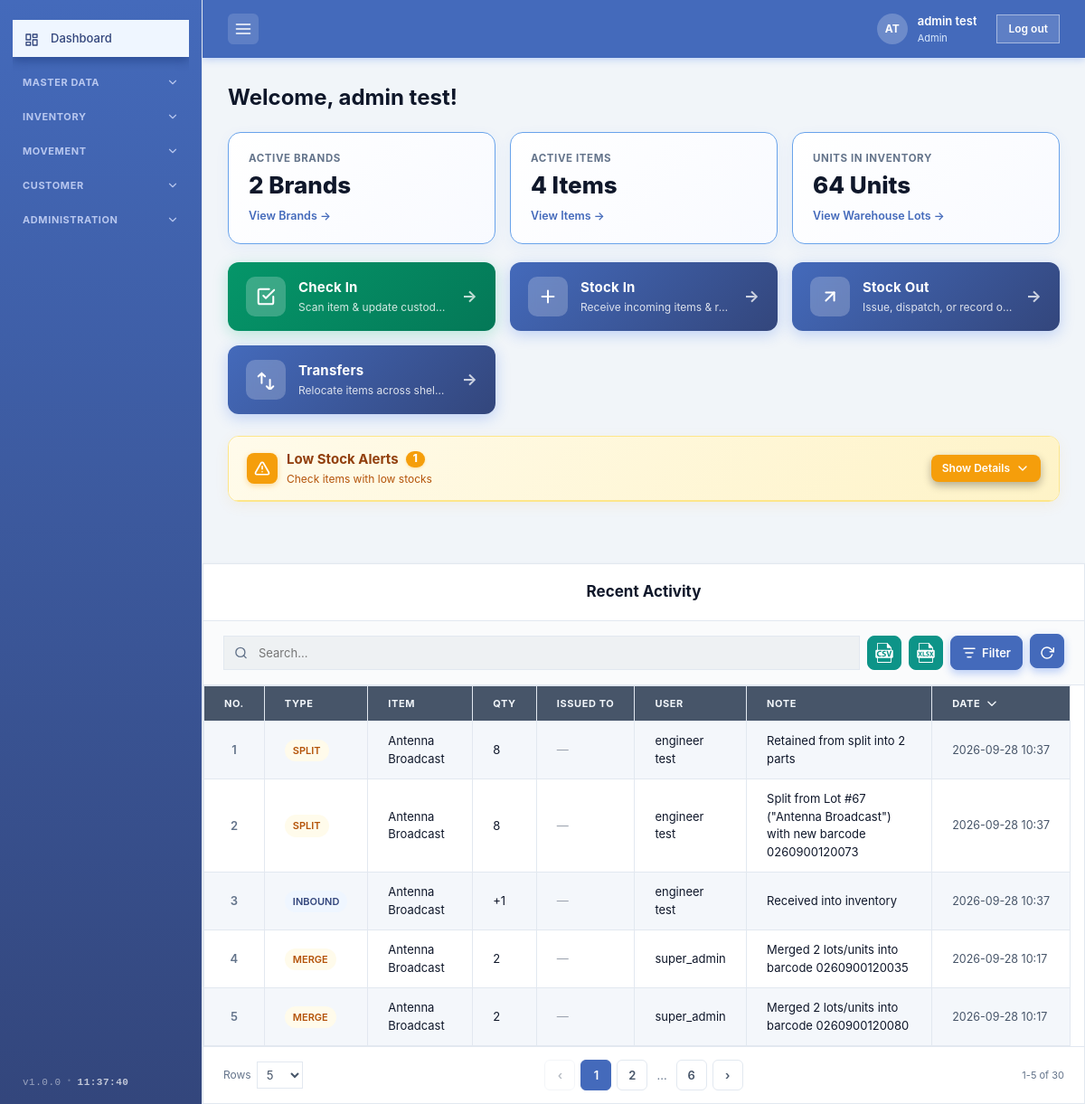
The page /pages/dashboard.php (signed in) on the database its author committed.
### tables this page shows
CREATE TABLE `users` (
  `id` int(10) unsigned NOT NULL AUTO_INCREMENT,
  `username` varchar(64) NOT NULL,
  `password_hash` varchar(255) NOT NULL,
  `full_name` varchar(100) DEFAULT NULL,
  `role` varchar(50) NOT NULL DEFAULT 'admin',
  `company` varchar(100) DEFAULT NULL,
  `avatar` varchar(255) DEFAULT NULL,
  `created_at` datetime NOT NULL DEFAULT current_timestamp(),
  PRIMARY KEY (`id`),
  UNIQUE KEY `username` (`username`)
);

CREATE TABLE `stock_movements` (
  `id` int(11) NOT NULL AUTO_INCREMENT,
  `item_id` int(11) NOT NULL,
  `type` varchar(30) NOT NULL,
  `quantity` int(11) NOT NULL,
  `issued_to` varchar(255) DEFAULT NULL,
  `note` varchar(255) DEFAULT NULL,
  `modified_by` varchar(100) DEFAULT NULL,
  `created_at` datetime NOT NULL DEFAULT current_timestamp(),
  PRIMARY KEY (`id`),
  KEY `item_id` (`item_id`),
  KEY `created_at` (`created_at`)
);

### pages/dashboard.php (the view, shortened to what the rows shown need)
<?php
require_once __DIR__ . '/../includes/auth.php';
require_login();
$currentUser = current_user();
$userRole    = current_role();
$movements = [];
try {
    $pdo = db();
    $userRole = current_role();
    $userCompany = trim((string)($currentUser['company'] ?? ''));
    $defaultThreshold = 5;
    $lowStockItems = [];
    if ($userRole !== 'customer') {
        $stmtLow = $pdo->prepare("
            SELECT mi.id, mi.product_code, mi.product_name, mi.brand, mi.product_class,
                COALESCE(ias.threshold, ?) AS effective_threshold,
                (SELECT COUNT(*)
                    FROM inventory_units m
                    WHERE m.master_item_id = mi.id
                    AND m.deleted_at IS NULL
                    AND m.status = 'available'
                    AND (m.deployment_site = 'In Warehouse' OR m.deployment_site = '' OR m.deployment_site IS NULL)) AS total_qty
            FROM master_items mi
            LEFT JOIN item_alert_settings ias ON ias.master_item_id = mi.id
            WHERE mi.deleted_at IS NULL
            AND ias.alert_enabled = 1
            HAVING total_qty <= effective_threshold
            ORDER BY total_qty ASC, mi.product_name ASC
        ");
        $stmtLow->execute([$defaultThreshold]);
        $lowStockItems = $stmtLow->fetchAll();
    }
    if ($userRole === 'customer') {
        if ($userCompany !== '') {
            $companyPattern = $userCompany . ' - %';
            $stmtMoves = $pdo->prepare("
                SELECT m.*, COALESCE(mi.product_name, '') AS item_name
                FROM stock_movements m
                LEFT JOIN inventory_units u ON u.id = m.item_id
                LEFT JOIN master_items mi ON mi.id = u.master_item_id
                WHERE m.issued_to LIKE ?
                   OR m.issued_to = ?
                   OR m.note LIKE ?
                   OR m.modified_by = ?
                   OR m.modified_by LIKE ?
                ORDER BY m.created_at DESC, m.id DESC
                LIMIT 30
            ");
            $companyPrefix = '%' . $userCompany . '%';
            $stmtMoves->execute([
                $companyPattern,
                $userCompany,
                $companyPrefix,
                $userCompany,
                $companyPrefix
            ]);
            $movements = $stmtMoves->fetchAll();
        } else {
            $movements = [];
        }
    } else {
        $movements = fetch_movements($pdo, 30);
    }
} catch (Exception $e) {
    $dbError = 'Could not load dashboard data from the database.';
}
$lowStockItems = $lowStockItems ?? [];
$userRole = $userRole ?? current_role();
$typeLabels = movement_type_labels();
include __DIR__ . '/../includes/header.php';
?>
<div class="welcome-header">
    <h1>Welcome, <?php echo e($fullName); ?>!</h1>
</div>
<?php if ($userRole !== 'customer' && !empty($lowStockItems)): ?>
    </div>
<?php endif; ?>
<section class="inventory-section">
    <div class="table-container">
        <table>
            <thead>
                <tr>
                    <th>No.</th>
                    <th>Type</th>
                    <th>Item</th>
                    <th>Qty</th>
                    <th>Issued To</th>
                    <th>User</th>
                    <th>Note</th>
                    <th class="sortable" data-sort="date" data-default-dir="desc" title="Sort by Date">
                        <div class="th-sort-inner">
                            <span>Date</span>
                            <svg class="sort-icon" viewBox="0 0 24 24" width="14" height="14" fill="none" stroke="currentColor" stroke-width="2.4" stroke-linecap="round" stroke-linejoin="round" aria-hidden="true">
                                <path d="M19 9l-7 7-7-7"/>
                            </svg>
                        </div>
                    </th>
                </tr>
            </thead>
            <tbody id="moveBody">
                <?php if (empty($movements)): ?>
                    <tr><td colspan="8" style="text-align:center; color:#9ca3af; padding:40px;">No activity yet.</td></tr>
                <?php else: ?>
                    <?php foreach ($movements as $i => $m): ?>
                        <tr class="move-row" data-type="<?php echo e($m['type']); ?>" data-created="<?php echo strtotime($m['created_at']); ?>">
                            <td class="no-col"><?php echo $i + 1; ?></td>
                            <td>
                                <span class="status <?php echo e(movement_status_class($m['type'])); ?>">
                                    <?php echo e($typeLabels[$m['type']] ?? strtoupper((string)$m['type'])); ?>
                                </span>
                            </td>
                            <td><?php echo $m['item_name'] ? e($m['item_name']) : ('Item #' . (int)$m['item_id']); ?></td>
                            <td><?php echo movement_qty($m['type'], $m['quantity']); ?></td>
                            <td><?php echo dash($m['issued_to'] ?? null); ?></td>
                            <td><?php echo dash($m['modified_by'] ?? null); ?></td>
                            <td><?php echo dash($m['note'] ?? null); ?></td>
                            <td class="registered-on"><?php echo e(fmt_datetime($m['created_at'])); ?></td>
                        </tr>
                    <?php endforeach; ?>
                <?php endif; ?>
            </tbody>
        </table>
    </div>
</section>
<?php include __DIR__ . '/../includes/footer.php'; ?>

### includes/header.php (shortened to what the rows shown need)
<?php
require_once __DIR__ . '/functions.php';
require_once __DIR__ . '/auth.php';
$currentUser = current_user();
$fullName    = $currentUser['full_name'] ?? $currentUser['username'] ?? 'User';
$roleLabel   = ucfirst($currentUser['role'] ?? 'User');
$words = preg_split('/\s+/', trim($fullName));
$initials = strtoupper(($words[0][0] ?? 'U') . ($words[1][0] ?? ''));
?>
<!DOCTYPE html>
<html lang="en">
<head>
    <link rel="stylesheet" href="<?php echo BASE_URL; ?>/css/style.css">
</head>
<body>
<div class="app">
    <main class="main">
        <header class="topbar">
            <div class="user-area">
                <a href="<?php echo BASE_URL; ?>/pages/profile.php" class="user-profile-link" title="My Profile">
                    <div class="user-avatar">
                        <?php if (!empty($currentUser['avatar']) && is_file(__DIR__ . '/../' . $currentUser['avatar'])): ?>
                            <img src="<?php echo BASE_URL . '/' . e($currentUser['avatar']); ?>" alt="<?php echo e($fullName); ?>">
                        <?php else: ?>
                            <?php echo e($initials); ?>
                        <?php endif; ?>
                    </div>
                    <div>
                        <div class="user-name"><?php echo e($fullName); ?></div>
                        <div class="user-role"><?php echo e($roleLabel); ?></div>
                    </div>
                </a>
            </div>
        </header>
        <div class="content">

### includes/functions.php (shortened to what the rows shown need)
<?php
require_once __DIR__ . '/db.php';
require_once __DIR__ . '/auth.php';
function e($value): string
{
    return htmlspecialchars((string)$value, ENT_QUOTES, 'UTF-8');
}
function fmt_datetime(?string $value): string
{
    return $value ? date('Y-m-d H:i', strtotime($value)) : '';
}
function dash(?string $value): string
{
    return ($value !== null && $value !== '') ? e($value) : '<span class="dash">—</span>';
}
function fetch_movements(PDO $pdo, ?int $limit = null): array
{
    $sql = "SELECT m.*, COALESCE(mi.product_name, '') AS item_name
            FROM stock_movements m
            LEFT JOIN inventory_units u ON u.id = m.item_id
            LEFT JOIN master_items mi ON mi.id = u.master_item_id
            ORDER BY m.created_at DESC, m.id DESC";
    if ($limit !== null && $limit > 0) {
        $st = $pdo->prepare($sql . " LIMIT ?");
        $st->bindValue(1, (int)$limit, PDO::PARAM_INT);
        $st->execute();
        return $st->fetchAll();
    }
    return $pdo->query($sql)->fetchAll();
}
function movement_type_labels(): array
{
    return [
        'in'       => 'INBOUND',
        'out'      => 'OUTBOUND',
        'transfer' => 'TRANSFER',
        'check_in' => 'CHECK IN',
        'return'   => 'RETURN',
    ];
}
function movement_status_class(?string $type): string
{
    return match ($type) {
        'in'       => 'inbound',
        'out'      => 'outbound',
        'check_in' => 'check-in',
        'return'   => 'return',
        default    => 'transfer',
    };
}
function movement_qty(string $type, $quantity): string
{
    $q = (int)$quantity;
    if ($type === 'in' || $type === 'check_in' || $type === 'return') {
        return '+' . $q;
    }
    if ($type === 'out') {
        return '-' . $q;
    }
    return (string)$q;
}

### rows shown on the page
users: full_name "AT", full_name "admin test", role "Admin"
stock_movements: type "SPLIT", item_name "Antenna Broadcast", quantity "8", modified_by "engineer test Retained from split into 2 parts", created_at "2026-09-28 10:37"
stock_movements: type "SPLIT", item_name "Antenna Broadcast", quantity "8", modified_by "engineer test Split from Lot #67 (\"Antenna Broadcast\") with new barcode 0260900120073", created_at "2026-09-28 10:37"
stock_movements: type "INBOUND", item_name "Antenna Broadcast", movement_qty($m['type'], $m['quantity']) "+1", modified_by "engineer test Received into inventory", created_at "2026-09-28 10:37"
stock_movements: type "MERGE", item_name "Antenna Broadcast", quantity "2", modified_by "super_admin Merged 2 lots/units into barcode 0260900120035", created_at "2026-09-28 10:17"
stock_movements: type "MERGE", item_name "Antenna Broadcast", quantity "2", modified_by "super_admin Merged 2 lots/units into barcode 0260900120080", created_at "2026-09-28 10:17"

### other values the page prints
$label "MASTER DATA"
$label "INVENTORY"
$label "MOVEMENT"
$label "CUSTOMER"
$label "ADMINISTRATION"
APP_VERSION "1.0.0"
$brandsInUse "2"
$itemsInUse "4"
$totalQty "64"
$lowStockCount "1"
form field value "5"
